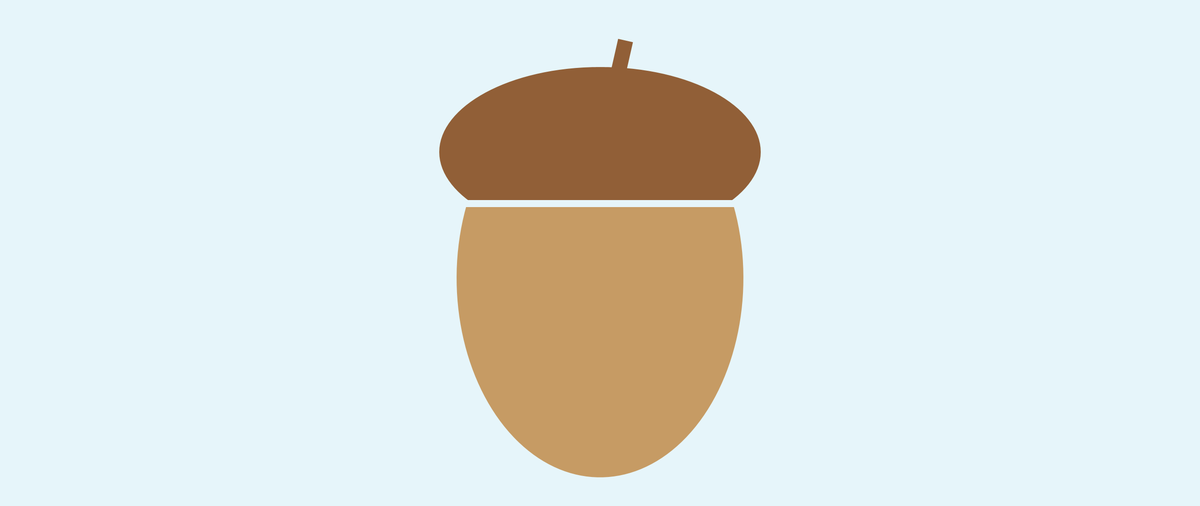
Frame 1 (no input)
Frame 2 (the mouse pressed at the canvas centre, redrawn once): identical to frame 1, image omitted

The Processing sketch that drew this single still picture (run headless with seeded random() and noise(); the mouse was pressed at the canvas centre and the sketch redrawn once):

// Processing sketch: ice_age
// ── ice_age.pde
// Manuale di Programmazione Cinematografica - Volume 4
// Daniele Olmisani, 2017

// Ice Age (2002)
// Animation, Adventure, Comedy
// http://www.imdb.com/title/tt0268380/


final color PAPER = color(230, 245, 250);
final color INK1 = color(145, 95, 55);
final color INK2 = color(198, 155, 100);

final float DELTA = 0.12;


void setup() {
  size(2560, 1080);
  noLoop();
}


void draw() {
  
  final float S = min(width, height);
  final float U = 0.002;
  
  background(PAPER);
  
  translate(0.5*width, 0.3*height);
  scale(S);
  
  stroke(PAPER);
  strokeCap(SQUARE);
  strokeWeight(7*U);
  
  fill(INK1);
  ellipse(0, 0, 0.65, 0.35);
  
  fill(INK2);
  arc(0, 0.25, 0.58, 0.80, -DELTA*PI, (1+DELTA)*PI, CHORD);
  
  stroke(INK1);
  strokeWeight(15*U);
  line(0, 0, 0.05, -0.22);
  
  save("ice-age.png");
}
